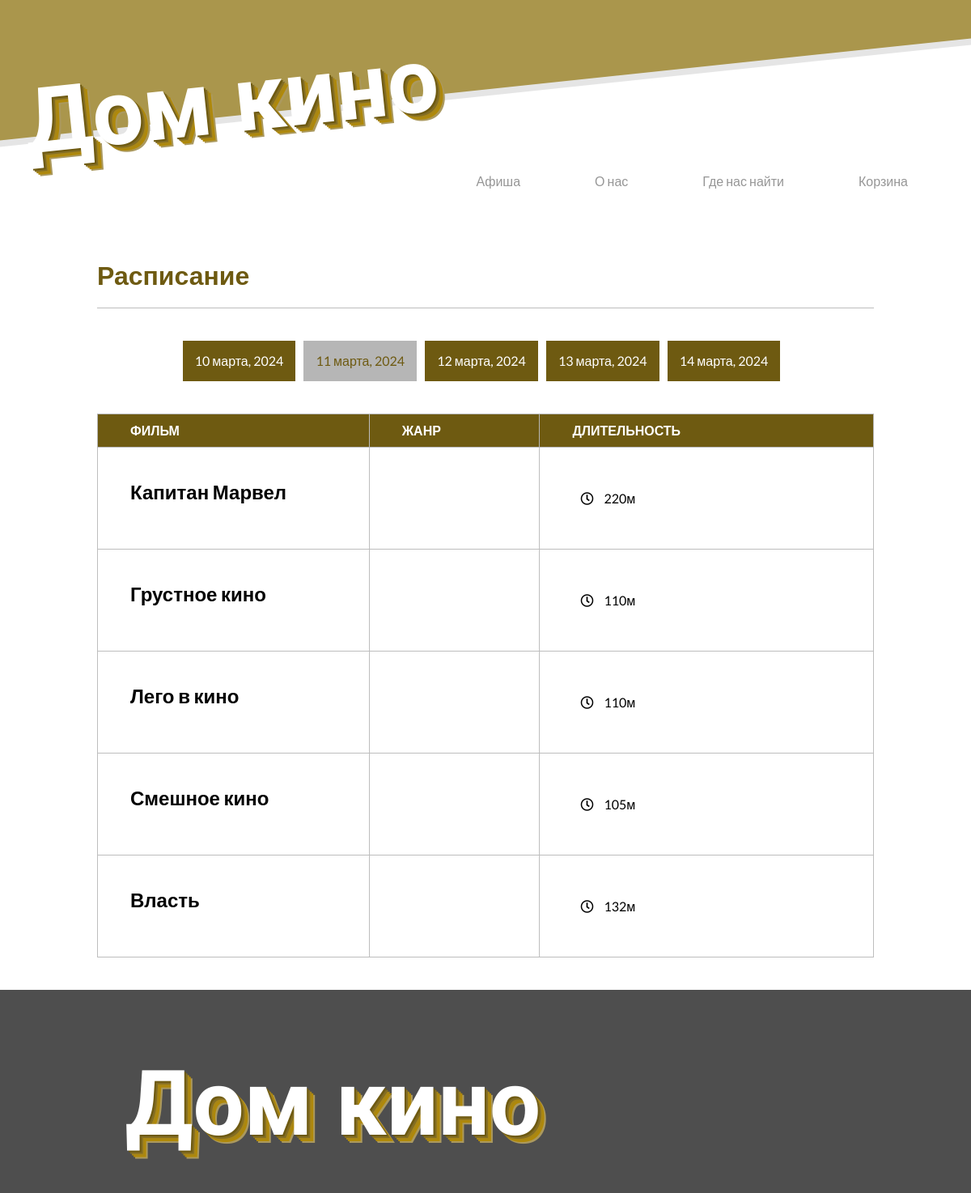
Page /schedule.php on the committed database.
### tables this page shows
CREATE TABLE `movietable` (
                              `movieID` int NOT NULL,
                              `movieImg` varchar(150) NOT NULL,
                              `movieTitle` varchar(100) NOT NULL,
                              `genreID` int NOT NULL,
                              `movieDuration` int NOT NULL,
                              `movieRelDate` date NOT NULL,
                              `movieDirector` varchar(50) NOT NULL,
                              `movieActors` varchar(150) NOT NULL
);

### schedule.php (the view, shortened to what this page needs)
<!DOCTYPE html>
<html lang="ru">
<head>
    <link rel="stylesheet" href="style/styles.css">
    <link rel="stylesheet" href="https://use.fontawesome.com/releases/v5.7.2/css/all.css">
</head>
<header>
    <?php include "includes/header.php"; ?>
</header>
<body>
<div class="schedule-section">
    <h1>Расписание</h1>
    <div class="schedule-dates">
        <div class="schedule-item">10 марта, 2024</div>
        <div class="schedule-item schedule-item-selected">11 марта, 2024</div>
        <div class="schedule-item">12 марта, 2024</div>
        <div class="schedule-item">13 марта, 2024</div>
        <div class="schedule-item">14 марта, 2024</div>
    </div>
    <div class="schedule-table">
        <table>
            <tr>
                <th>ФИЛЬМ</th>
                <th>ЖАНР</th>
                <th>ДЛИТЕЛЬНОСТЬ</th>
            </tr>
            <?php
            include "connection.php";
            $sql = "SELECT * FROM movieTable";
            if ($result = mysqli_query($con, $sql)) {
                if (mysqli_num_rows($result) > 0) {
                    while ($row = mysqli_fetch_array($result)) {
                        echo '<tr class="fade-scroll">';
                        echo '    <td>';
                        echo '        <h2>' . $row['movieTitle'] . '</h2>';
                        echo '    </td>';
                        echo '    <td>' . $row['movieGenre'] . '</td>';
                        echo '    <td><i class="far fa-clock"></i> ' . $row['movieDuration'] . 'м</td>';
                        echo '</tr>';
                    }
                } else {
                    echo '<tr><td colspan="4">Нет доступных сеансов</td></tr>';
                }
            } else {
                echo "ERROR: Не удалось выполнить $sql. " . mysqli_error($con);
            }
            ?>
        </table>
    </div>
</div>
<footer>
    <?php include "includes/footer.php"; ?>
</footer>
</body>
</html>

### style/styles.css (style rules this page uses)
* { margin: 0; padding: 0; box-sizing: border-box; font-family: "Lato", sans-serif; text-decoration: none; color: unset; }
header { z-index: 1000; }
footer { display: grid; grid-gap: 5px; padding: 10px 10%; background-color: #4e4e4e; color: #fff; bottom: 0; width: 100%; margin-top: 40px; }
.schedule-section { width: 80%; margin: 0 auto; }
.schedule-section > h1 { padding: 0 0 20px 0; margin: 0 0 40px 0; border-bottom: 1px solid #bdbdbd; color: #6e5a11; }
.schedule-dates { display: flex; justify-content: center; margin: 40px 0; }
.schedule-item { padding: 15px; background-color: #6e5a11; margin-right: 10px; color: #fff; cursor: pointer; transition: all 0.5s ease; }
.schedule-item-selected { color: #6e5a11; background-color: #b6b6b6; cursor: auto; }
.schedule-table table { text-align: left; border-collapse: collapse; width: 100%; }
.schedule-table table tr th { padding: 10px 0 10px 40px; background-color: #6e5a11; border: 1px solid #b6b6b6; color: #fff; }
.schedule-table table tr th:first-child { width: 35%; border-right: 1px solid #bdbdbd; }
.schedule-table table tr td { padding: 40px; border: 1px solid #bdbdbd; }
.schedule-table table tr td > h2 { margin: 0 0 15px 0px; }
.schedule-table table tr td > i { margin: 0 10px; }

### includes/header.php (style rules this page uses)
body { font-family: Arial, sans-serif; margin: 0; padding: 0; }

### rows in the picture
movietable: movieTitle "Капитан Марвел", movieDuration "220"
movietable: movieTitle "Грустное кино", movieDuration "110"
movietable: movieTitle "Лего в кино", movieDuration "110"
movietable: movieTitle "Смешное кино", movieDuration "105"
movietable: movieTitle "Власть", movieDuration "132"
